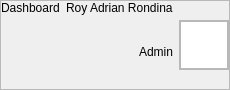
        <widget class="QFrame" name="Header">
         <property name="sizePolicy">
          <sizepolicy hsizetype="Expanding" vsizetype="Preferred">
           <horstretch>0</horstretch>
           <verstretch>0</verstretch>
          </sizepolicy>
         </property>
         <property name="minimumSize">
          <size>
           <width>0</width>
           <height>90</height>
          </size>
         </property>
         <property name="maximumSize">
          <size>
           <width>16777215</width>
           <height>90</height>
          </size>
         </property>
         <property name="cursor">
          <cursorShape>ArrowCursor</cursorShape>
         </property>
         <property name="frameShape">
          <enum>QFrame::StyledPanel</enum>
         </property>
         <property name="frameShadow">
          <enum>QFrame::Raised</enum>
         </property>
         <layout class="QHBoxLayout" name="horizontalLayout_3">
          <property name="leftMargin">
           <number>0</number>
          </property>
          <property name="topMargin">
           <number>0</number>
          </property>
          <property name="rightMargin">
           <number>0</number>
          </property>
          <property name="bottomMargin">
           <number>0</number>
          </property>
          <item>
           <widget class="QLabel" name="InterfaceTitle">
            <property name="layoutDirection">
             <enum>Qt::LeftToRight</enum>
            </property>
            <property name="text">
             <string>Dashboard</string>
            </property>
            <property name="alignment">
             <set>Qt::AlignLeading</set>
            </property>
           </widget>
          </item>
          <item>
           <layout class="QHBoxLayout" name="UserPanel">
            <property name="rightMargin">
             <number>0</number>
            </property>
            <item>
             <layout class="QVBoxLayout" name="UserInfo">
              <property name="spacing">
               <number>0</number>
              </property>
              <item alignment="Qt::AlignRight">
               <widget class="QLabel" name="UserName">
                <property name="text">
                 <string>Roy Adrian Rondina</string>
                </property>
                <property name="alignment">
                 <set>Qt::AlignLeading</set>
                </property>
               </widget>
              </item>
              <item alignment="Qt::AlignRight">
               <widget class="QLabel" name="UserType">
                <property name="text">
                 <string>Admin</string>
                </property>
                <property name="alignment">
                 <set>Qt::AlignLeading</set>
                </property>
               </widget>
              </item>
             </layout>
            </item>
            <item>
             <widget class="QFrame" name="Profile">
              <property name="sizePolicy">
               <sizepolicy hsizetype="Fixed" vsizetype="Fixed">
                <horstretch>0</horstretch>
                <verstretch>0</verstretch>
               </sizepolicy>
              </property>
              <property name="minimumSize">
               <size>
                <width>50</width>
                <height>50</height>
               </size>
              </property>
              <property name="maximumSize">
               <size>
                <width>50</width>
                <height>50</height>
               </size>
              </property>
              <property name="frameShape">
               <enum>QFrame::StyledPanel</enum>
              </property>
              <property name="frameShadow">
               <enum>QFrame::Raised</enum>
              </property>
              <layout class="QVBoxLayout" name="verticalLayout_3">
               <property name="spacing">
                <number>0</number>
               </property>
               <property name="leftMargin">
                <number>0</number>
               </property>
               <property name="topMargin">
                <number>0</number>
               </property>
               <property name="rightMargin">
                <number>0</number>
               </property>
               <property name="bottomMargin">
                <number>0</number>
               </property>
               <item>
                <widget class="QGraphicsView" name="ProfilePic">
                 <property name="enabled">
                  <bool>true</bool>
                 </property>
                 <property name="sizePolicy">
                  <sizepolicy hsizetype="Preferred" vsizetype="Preferred">
                   <horstretch>0</horstretch>
                   <verstretch>0</verstretch>
                  </sizepolicy>
                 </property>
                 <property name="minimumSize">
                  <size>
                   <width>0</width>
                   <height>0</height>
                  </size>
                 </property>
                </widget>
               </item>
              </layout>
             </widget>
            </item>
           </layout>
          </item>
         </layout>
        </widget>
